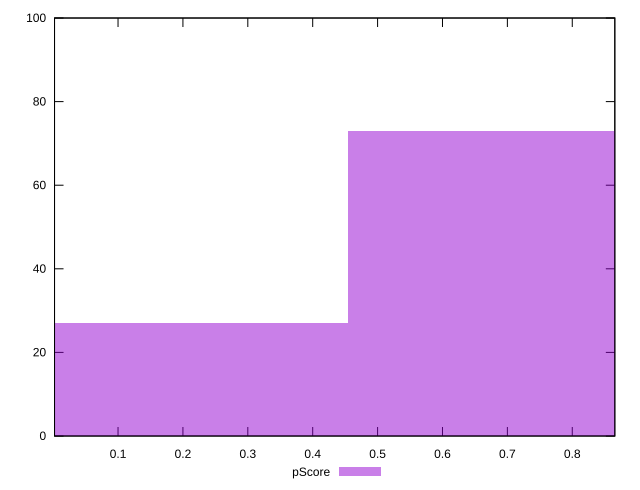

The gnuplot source for this figure:
reset

$pScore <<EOF
0.9094685092204683 73
0 27
EOF

set key outside below
set boxwidth 0.9094685092204683
set xrange [0.0021329865553758043:0.8655959825000461]
set yrange [0:100]
set trange [0:100]
set style fill transparent solid 0.5 noborder
set terminal svg size 640, 490 enhanced background rgb 'white'
set output "report/report_00029_2021-02-24T13-36-40.390Z/cumulative-layout-shift/samples/astro/pScore/histogram.svg"

plot $pScore title "pScore" with boxes

reset
